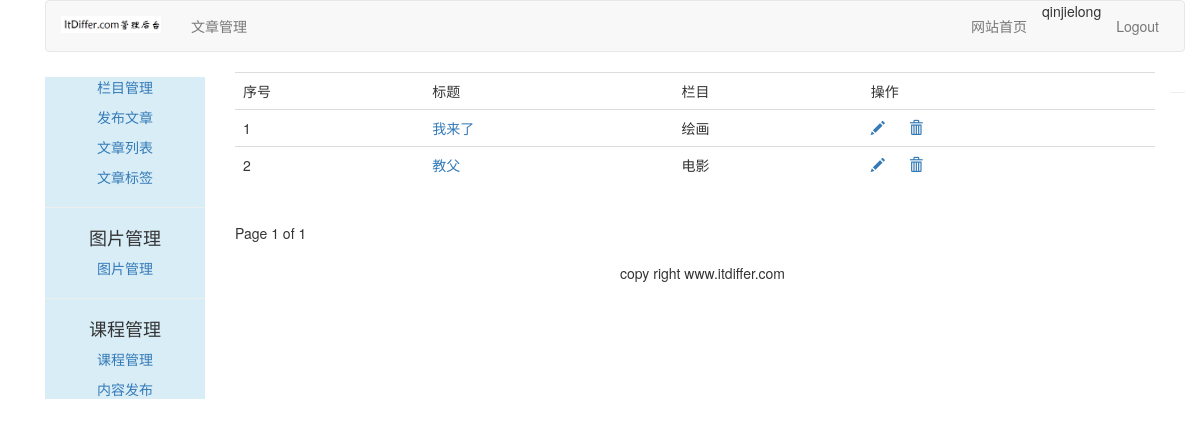
/article/article-list/ (signed in), run on an earlier commit of the app's database.
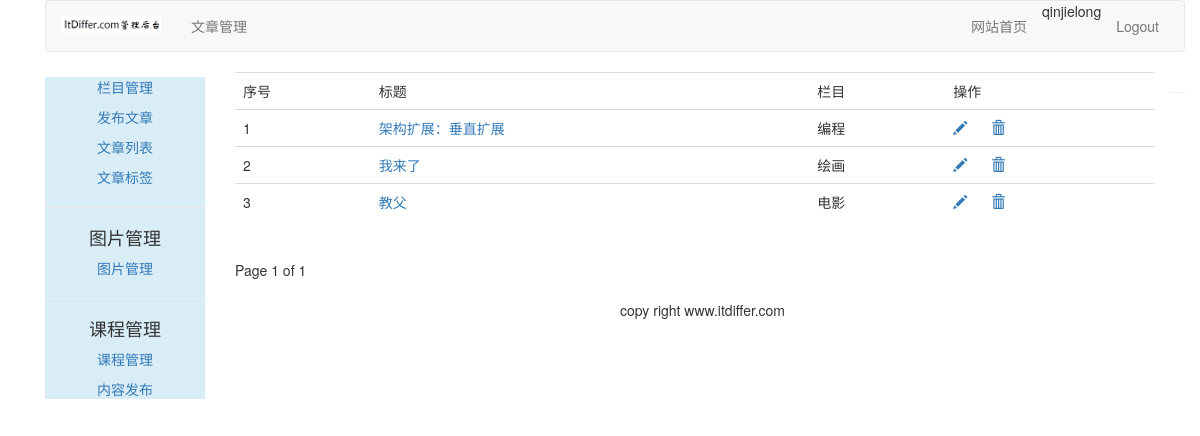
And on a later commit of the database.
### article/models.py (models this page shows, shortened)
class ArticlePost(models.Model):
    author = models.ForeignKey(User, on_delete=models.CASCADE, related_name="article")
    title = models.CharField(max_length=200)
    slug = models.SlugField(max_length=500)
    column = models.ForeignKey(ArticleColumn, on_delete=models.CASCADE,related_name="article_column")
    body = models.TextField()
    created = models.DateTimeField(default=timezone.now)
    updated = models.DateTimeField(auto_now=True)
    users_like = models.ManyToManyField(User, related_name="articles_like", blank=True)
    users_unlike = models.ManyToManyField(User, related_name="articles_unlike", blank=True)
    article_tag = models.ManyToManyField(ArticleTag, related_name='article_tag', blank=True)
    class Meta:
        ordering = ("-updated",)
        index_together = (('id', 'slug'),)
    def get_absolute_url(self):
        return reverse("article:article_detail", args=[self.id, self.slug])

class ArticleColumn(models.Model):
    user = models.ForeignKey(User, on_delete=models.CASCADE,related_name='article_column')
    column = models.CharField(max_length=200)
    created = models.DateField(auto_now_add=True)
    def __str__(self):
        return self.column

### article/views.py (the view)
# urls.py: path('article-list/', views.article_list, name="article_list"),
@login_required(login_url='/account/login')
def article_list(request):
    articles_list = ArticlePost.objects.filter(author=request.user)
    paginator = Paginator(articles_list, 10)
    page = request.GET.get('page')
    try:
        current_page = paginator.page(page)
        articles = current_page.object_list
    except PageNotAnInteger:
        current_page = paginator.page(1)
        articles = current_page.object_list
    except EmptyPage:
        current_page = paginator.page(paginator.num_pages)
        articles = current_page.object_list
    return render(request, "article/column/article_list.html",{"articles":articles, "page": current_page})

### home/context_processors.py (called while the page is built)
def add_userinfo_to_context(request):
    if request.user.is_authenticated:
      try:
        userinfo = UserInfo.objects.get(user=request.user)
        if hasattr(request.user, 'userinfo'):
          return {"user":request.user, "userinfo":userinfo}
      except:
        return {"user":request.user}
    else:
      return {"user":request.user}

### templates/article/column/article_list.html (shortened to what this page needs)
{% extends "article/base.html" %}
{% load staticfiles %}
{% block content %}
<div>
    <table class="table table-hover">
        <tr>
            <td>序号</td>
            <td>标题</td>
            <td>栏目</td>
            <td>操作</td>
        </tr>
        {% for article in articles %}
        <tr id={{ article.id }}>
            <td>{{ forloop.counter }}</td>
            <td><a href="{{ article.get_absolute_url }}">{{ article.title }}</a></td>
            <td>{{ article.column }}</td>
            <td>
                <a name="edit" href="{% url 'article:redit_article' article.id %}"><span class="glyphicon glyphicon-pencil"></span></a>
                <a nane="delete" href="javascript:" onclick="del_article(this, {{ article.id }})"><span class="glyphicon glyphicon-trash" style="margin-left:20px;"></span></a>
            </td>
        </tr>
        {% endfor %}
    </table>
    {% include "paginator.html" %}
</div>
{% endblock %}

### templates/article/base.html (shortened to what this page needs)
{% load staticfiles %}
<!DOCTYPE html>
<html lang="zh-cn">
<head>
    <link rel="stylesheet" href="{% static 'css/bootstrap.css' %}">
</head>
<body>
    <div class="container">
        {% include 'article/header.html' %}
        <div class="col-md-2">
            {% include 'article/leftslider.html' %}
        </div>
        <div class="col-md-10">
            {% block content %}
            {% endblock %}
        </div>
        {% include 'footer.html' %}
    </div>
</body>
</html>

### templates/article/header.html
{% load staticfiles %}
<div class="container">
    <nav class="navbar navbar-default" role="navigation">
        <div class="navbar-header">
            <a class="navbar-brand" href="http://www.itdiffer.com">
                <img width="100px" src="{% static 'images/backlogo.png' %}">
            </a>
        </div>
        <div>
            <ul class="nav navbar-nav" role="tablist">
                <li><a href="{% url 'article:article_column' %}">文章管理</a></li>
            </ul>
            <ul class="nav navbar-nav navbar-right" style="margin-right:10px">
                <li><a href="{% url 'blog:blog_title' %}">网站首页</a></li>
                <li><span>{{ user.username }}</li>
                <li><a href="{% url 'account:user_logout' %}">Logout</a></li>
            </ul>
        </div>
    </nav>
</div>

### templates/article/leftslider.html
<div class="bg-info">
    <div class="text-center" style="margin-top: 5px;">
        <p><a href="{% url 'article:article_column'%}">栏目管理</a></p>
        <p><a href="{% url 'article:article_post'%}">发布文章</a></p>
        <p><a href="{% url 'article:article_list' %}">文章列表</a></p>
        <p><a href="{% url 'article:article_tag' %}">文章标签</a></p>
    </div>
    <hr>
    <div class="text-center" style="margin-top: 5px;">
        <p><h4>图片管理</h4></p>
        <p><a href="{% url 'image:list_images' %}">图片管理</a></p>
    </div>
    <hr>
    <div class="text-center" style="margin-top: 5px;">
        <p><h4>课程管理</h4></p>
        <p><a href="{% url 'course:manage_course' %}">课程管理</a></p>
        <p><a href="{% url 'course:create_lesson' %}">内容发布</a></p>
    </div>
</div>

### templates/paginator.html (shortened to what this page needs)
<div class="pagination">
    <span class="step-links">
        <span class="current">
            Page {{ page.number }} of {{ page.paginator.num_pages }}
        </span>
    </span>
</div>

### templates/footer.html
<div class="container"> <hr>
    <p class="text-center">copy right www.itdiffer.com</p>
</div>

What changed in the data, as far as the page shows it:
added ArticlePost: title "架构扩展：垂直扩展", column "编程"
